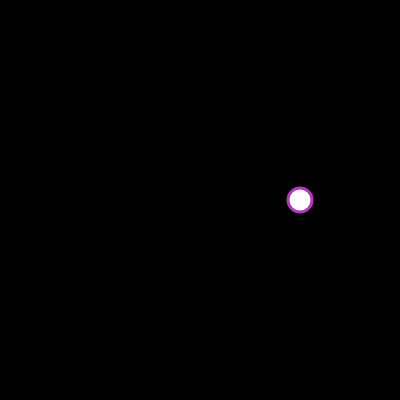
Frame 1 (no input)
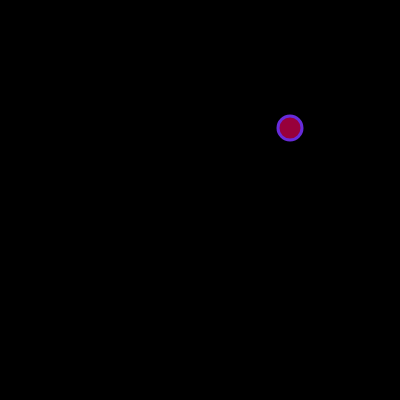
Frame 60 (no input)
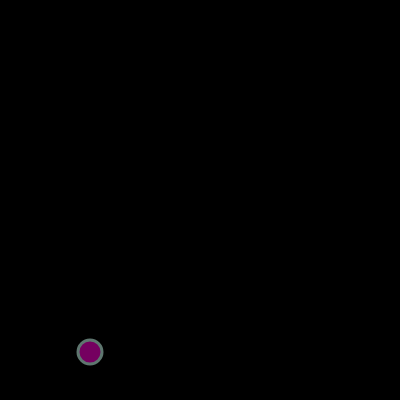
Frame 120 (the mouse pressed at the canvas centre since frame 60)

The p5.js sketch that drew these frames (run headless with seeded random() and noise() and a simulated clock; from frame 60 on, the mouse is pressed at the canvas centre):

// p5.js sketch
// ── sketch.js
//< y >

var ball = {
  x: 300,
  y: 200,
  xspeed: -10,
  yspeed: 8
}
function setup() {
  createCanvas(400, 400);
}

function draw() {
  background(0);
  
  display();
  move();
  bounce();
}


function move() {
  ball.x = ball.x + ball.xspeed;
  ball.y = ball.y + ball.yspeed; 
}



function bounce(){
  if (ball.x >= width || ball.x <= 0 ){
        ball.xspeed = ball.xspeed * -1;
        fill(random(255), 0, random(255));
      }
  if (ball.y >= height || ball.y <= 0 ){
        ball.yspeed = ball.yspeed * -1;
        fill(random(255), 0, random(255));
      }
}


function display(){
  stroke(random(255), random(255), random(255));
  strokeWeight(3);
  ellipse(ball.x, ball.y,24,24);
}
